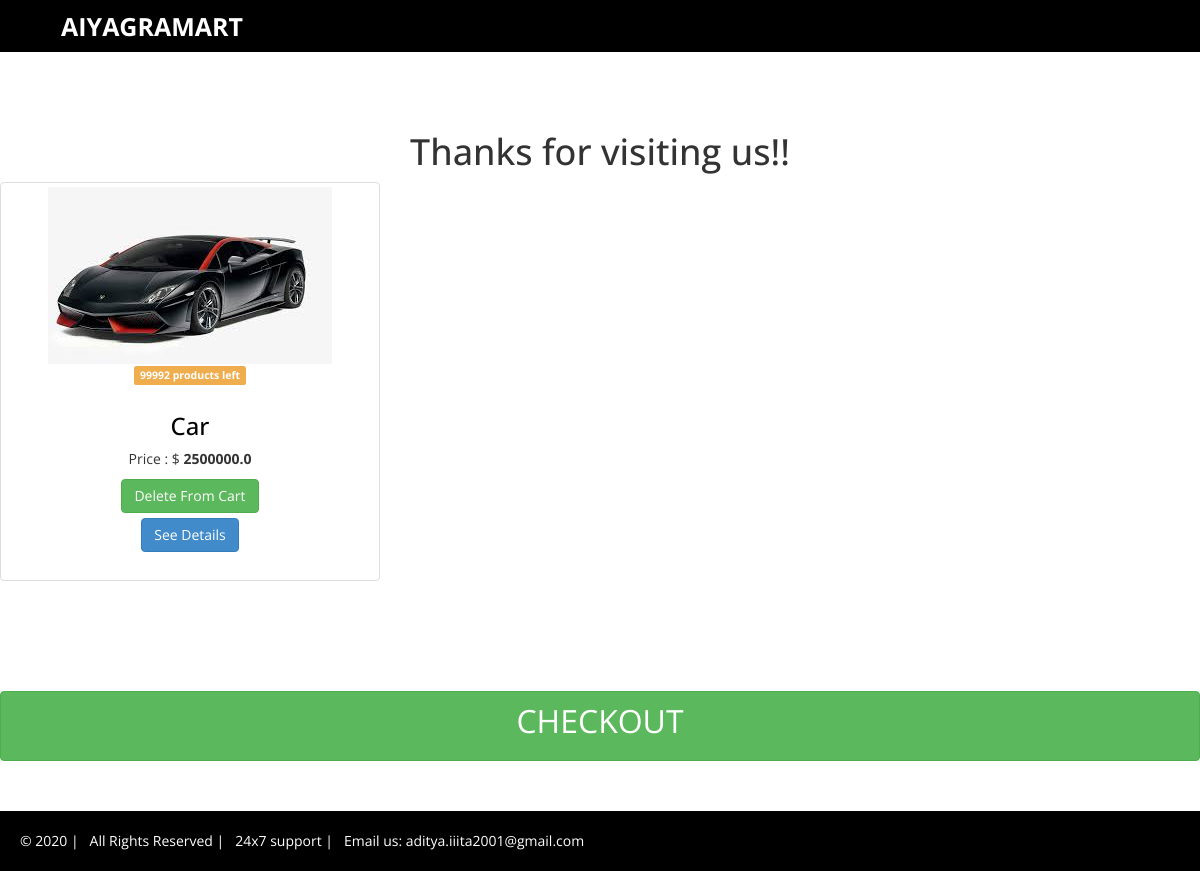
/cart/home_cart/ (signed in), run on an earlier commit of the app's database.
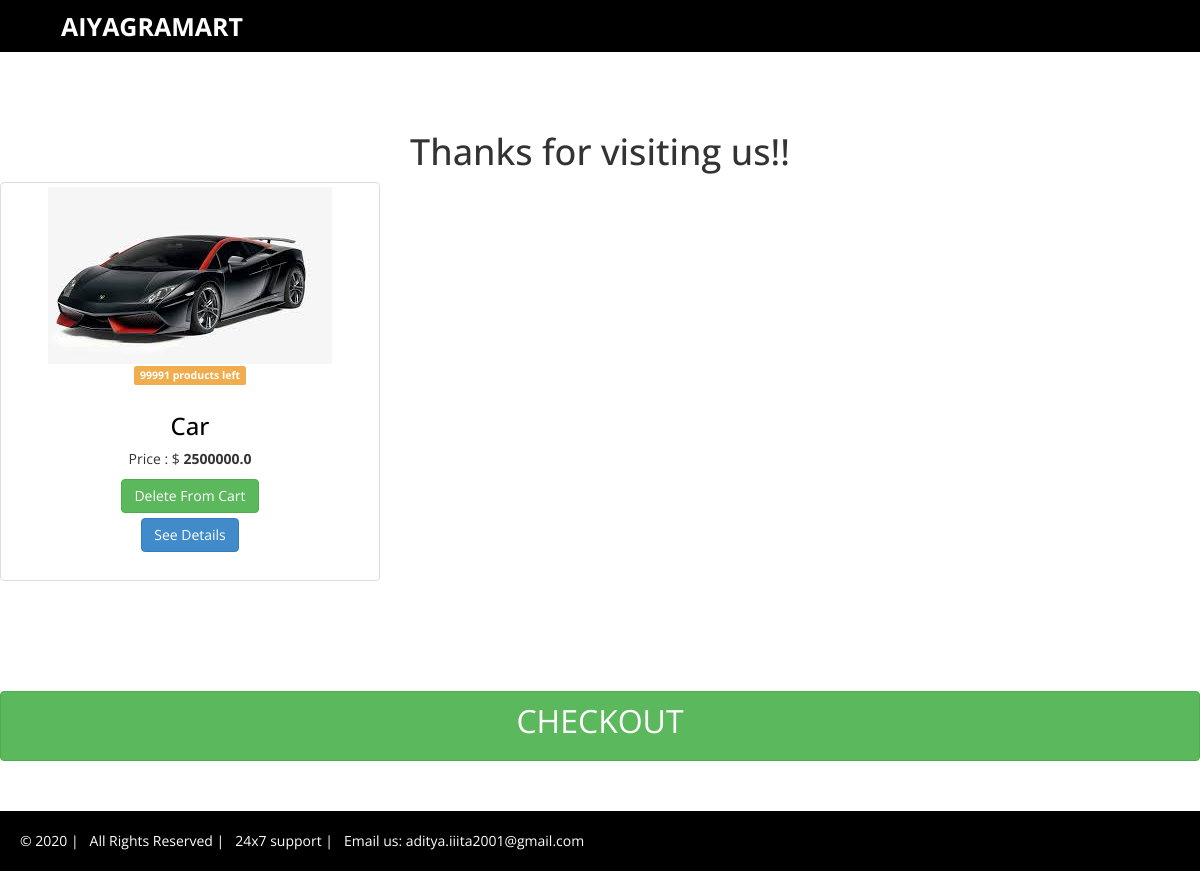
And on a later commit of the database.
### cart/models.py (models this page shows)
class CartItems(models.Model):
    customer=models.ForeignKey(User, on_delete=models.CASCADE)
    product=models.ForeignKey(Product, on_delete=models.CASCADE, default=0)
    added_at=models.DateTimeField(auto_now_add=True)
    total_quantity=models.IntegerField(default=1)

### home/models.py (models this page shows, shortened)
class Product(models.Model):
    name=models.CharField(max_length=1000, null=True)
    description=models.CharField(max_length=10000, null=True)
    warranty_time_in_months=models.IntegerField(default=0)
    manufacturing_date=models.DateTimeField(default=datetime.now(), blank=True)
    manufacturing_company=models.CharField(max_length=1000, null=True)
    company_contact_number=models.CharField(max_length=12)
    company_email=models.EmailField(max_length=50)
    price=models.FloatField()
    stock=models.IntegerField()
    search_tags=models.CharField(max_length=1000, null=True)
    image_1=models.ImageField(null=True, blank=True, upload_to='post_images/')
    image_2=models.ImageField(null=True, blank=True, upload_to='post_images/')
    image_3=models.ImageField(null=True, blank=True, upload_to='post_images/')
    image_4=models.ImageField(null=True, blank=True, upload_to='post_images/')
    image_5=models.ImageField(null=True, blank=True, upload_to='post_images/')
    created_at=models.DateTimeField(auto_now_add=True)

### cart/views.py (the view)
# urls.py: path('home_cart/',home_cart,name="home_cart"),
def home_cart(request):
    products=CartItems.objects.filter(customer=request.user).order_by("-added_at")
    return render(request,"cart/home_cart.html",context={"products": products})

### cart/templates/cart/home_cart.html (shortened to what this page needs)
{% load static %}
<!DOCTYPE html>
<html lang="en">
<head>
    <link href="{% static 'css/bootstrap.css' %}" rel="stylesheet">
    <link href="{% static 'css/font-awesome.min.css' %}" rel="stylesheet" />
    <link href="{% static 'css/main-style.css' %}" rel="stylesheet" />
    <link href="{% static 'css/signup.css' %}" rel="stylesheet" />
    <link href="{% static 'css/style.css' %}" rel="stylesheet" />
</head>
<body>
    <nav class="navbar navbar-default" role="navigation">
        <div class="container-fluid">
            <div class="navbar-header">
                <a class="navbar-brand" href="{% url 'home' %}"><strong>AIYAGRAMART</strong></a>
            </div></div></nav>
               <br>
               <br>
               {% if products %}
               <H1 style="text-align: center;">Thanks for visiting us!!</H1>
               {% else %}
               <H1 style="text-align: center;">No item in the cart, please add some items to checkout</H1>
               {% endif %}
            <div class="row">
                {% for product in products %}
                <div class="col-md-4 text-center col-sm-6 col-xs-6">
                    <div class="thumbnail product-box">
                        <img src="{{product.product.image_1.url}}"  />
                        <span class="label label-warning pull-center">{{product.product.stock}} products left</span>
                        <div class="caption">
                            <h3><a href="#">{{product.product.name}}</a></h3>
                            <p>Price : $ <strong>{{product.product.price}}</strong>  </p>
                           <p>
                            <form action="{% url 'delete_from_cart' %}" method="POST" enctype="multipart/form-data">
                                <button type="submit" class="btn btn-success">Delete From Cart</button>
                            </form>
                                <form action="{% url 'product_details' %}" method="GET">
                                    <button type="submit" class="btn btn-primary">See Details</button>
                                </form>
                            </p>
                        </div>
                    </div>
                </div>
                {% endfor %}
                </div>
                <br><br><br>
                <form action="{% url 'checkout_request' %}" method="POST" enctype="multipart/form-data">
                <H1><button type="submit" style="text-align: center;" class="col-md-12 btn btn-success"><p  style="font-size: xx-large;">CHECKOUT</p></button></H1>
                </form>
    <br><br><br><br><br><br>
    <div class="col-md-12 end-box ">
        &copy; 2020 | &nbsp; All Rights Reserved | &nbsp; 24x7 support | &nbsp; Email us: aditya.iiita2001@gmail.com
    </div>
</body>
</html>

What changed in the data, as far as the page shows it:
removed CartItems: product.image_1 (picture), product.stock "99992", product.name "Car", product.price "2500000.0"
added CartItems: product.image_1 (picture), product.stock "99991", product.name "Car", product.price "2500000.0"
